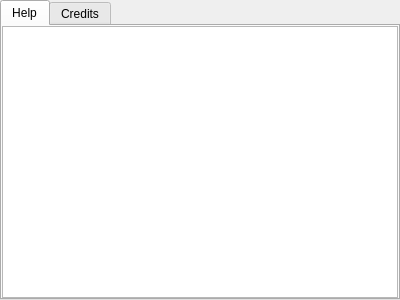
<?xml version="1.0" encoding="UTF-8"?>
<ui version="4.0">
<comment>
  * Released as open source by Gabriel Caudrelier
  *
  * Developed by Gabriel Caudrelier, gabriel dot caudrelier at gmail dot com
  *
  * https://github.com/metrodango/pip3line
  *
  * Released under AGPL see LICENSE for more information
</comment>
 <class>InfoDialog</class>
 <widget class="QDialog" name="InfoDialog">
  <property name="geometry">
   <rect>
    <x>0</x>
    <y>0</y>
    <width>400</width>
    <height>300</height>
   </rect>
  </property>
  <property name="windowTitle">
   <string>Help &amp; Credits</string>
  </property>
  <layout class="QVBoxLayout" name="verticalLayout">
   <property name="spacing">
    <number>0</number>
   </property>
   <property name="margin">
    <number>0</number>
   </property>
   <item>
    <widget class="QTabWidget" name="tabWidget">
     <property name="currentIndex">
      <number>0</number>
     </property>
     <widget class="QWidget" name="helpTab">
      <attribute name="title">
       <string>Help</string>
      </attribute>
      <layout class="QVBoxLayout" name="verticalLayout_2">
       <property name="spacing">
        <number>0</number>
       </property>
       <property name="margin">
        <number>0</number>
       </property>
       <item>
        <widget class="QTextEdit" name="helpTextEdit">
         <property name="textInteractionFlags">
          <set>Qt::LinksAccessibleByKeyboard|Qt::LinksAccessibleByMouse|Qt::TextBrowserInteraction|Qt::TextSelectableByKeyboard|Qt::TextSelectableByMouse</set>
         </property>
        </widget>
       </item>
      </layout>
     </widget>
     <widget class="QWidget" name="creditsTab">
      <attribute name="title">
       <string>Credits</string>
      </attribute>
      <layout class="QVBoxLayout" name="verticalLayout_3">
       <property name="spacing">
        <number>0</number>
       </property>
       <property name="margin">
        <number>0</number>
       </property>
       <item>
        <widget class="QTextEdit" name="creditsTextEdit">
         <property name="textInteractionFlags">
          <set>Qt::LinksAccessibleByKeyboard|Qt::LinksAccessibleByMouse|Qt::TextBrowserInteraction|Qt::TextSelectableByKeyboard|Qt::TextSelectableByMouse</set>
         </property>
        </widget>
       </item>
      </layout>
     </widget>
    </widget>
   </item>
  </layout>
 </widget>
 <resources/>
 <connections/>
</ui>
